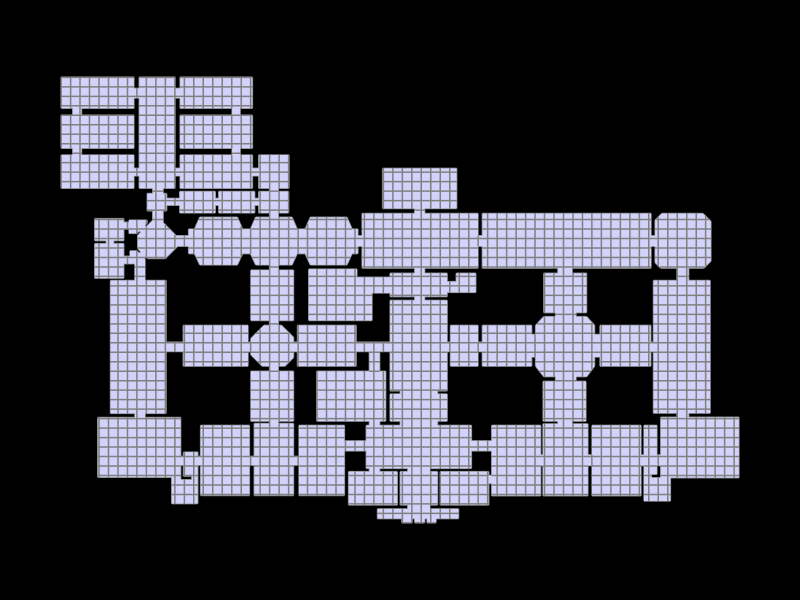

Here is the notebook cell this chart was saved with:
### Markdown cell above
## 8. Show the geometry and the grid

### Code cell
Topology.Show(gallery, grid,
              camera=[0,0,6],
              faceColor=[210,210,250],
              faceOpacity=1,
              edgeColor="grey",
              edgeWidth=3,
              showVertices=False,
              backgroundColor="black",
              width=800,
              height=600,
              renderer = renderer)

### Figure 1 — Plotly figure (JSON) as saved in the notebook; plotly's stock layout.template omitted (floating-point values rounded to 4 significant figures; data arrays with more than 128 entries replaced by an {"elided": "..."} marker saying what was removed)
{"data": [{"hoverinfo": "text", "legendgroup": "2", "legendrank": 2, "line": {"color": "grey", "dash": "solid", "width": 3}, "marker": {"size": 0}, "mode": "lines", "name": "1: Untitled (Edges)", "showlegend": false, "text": "", "type": "scatter3d", "x": {"elided": "1656 float values"}, "y": {"elided": "1656 float values"}, "z": {"elided": "1656 int values"}}, {"cmax": 1, "cmin": 0, "color": "#D2D2FA", "colorscale": [[0, "#440154"], [0.1111, "#482878"], [0.2222, "#3e4989"], [0.3333, "#31688e"], [0.4444, "#26828e"], [0.5556, "#1f9e89"], [0.6667, "#35b779"], [0.7778, "#6ece58"], [0.8889, "#b5de2b"], [1, "#fde725"]], "flatshading": true, "hoverinfo": "text", "hovertext": "", "i": {"elided": "582 int values"}, "j": {"elided": "582 int values"}, "k": {"elided": "582 int values"}, "legendgroup": "3", "legendrank": 3, "lighting": {"facenormalsepsilon": 0}, "name": "1: Untitled (Faces)", "opacity": 1, "showlegend": false, "showscale": false, "text": "", "type": "mesh3d", "x": {"elided": "552 float values"}, "y": {"elided": "552 float values"}, "z": {"elided": "552 int values"}}, {"hoverinfo": "text", "legendgroup": "6", "legendrank": 6, "line": {"color": "grey", "dash": "solid", "width": 3}, "marker": {"size": 0}, "mode": "lines", "name": "2: Untitled (Edges)", "showlegend": false, "text": "", "type": "scatter3d", "x": {"elided": "1758 float values"}, "y": {"elided": "1758 float values"}, "z": {"elided": "1758 int values"}}], "layout": {"autosize": true, "height": 600, "margin": {"b": 40, "l": 40, "r": 40, "t": 40}, "paper_bgcolor": "#000000", "plot_bgcolor": "#000000", "scene": {"aspectmode": "data", "camera": {"center": {"x": 0, "y": 0, "z": 0}, "eye": {"x": 0, "y": 0, "z": 6}, "projection": {"type": "perspective"}, "up": {"x": 0, "y": 1, "z": 0}}, "xaxis": {"visible": false}, "yaxis": {"visible": false}, "zaxis": {"visible": false}}, "showlegend": true, "width": 800, "xaxis": {"showgrid": false, "visible": false, "zeroline": false}, "yaxis": {"showgrid": false, "visible": false, "zeroline": false}}}
